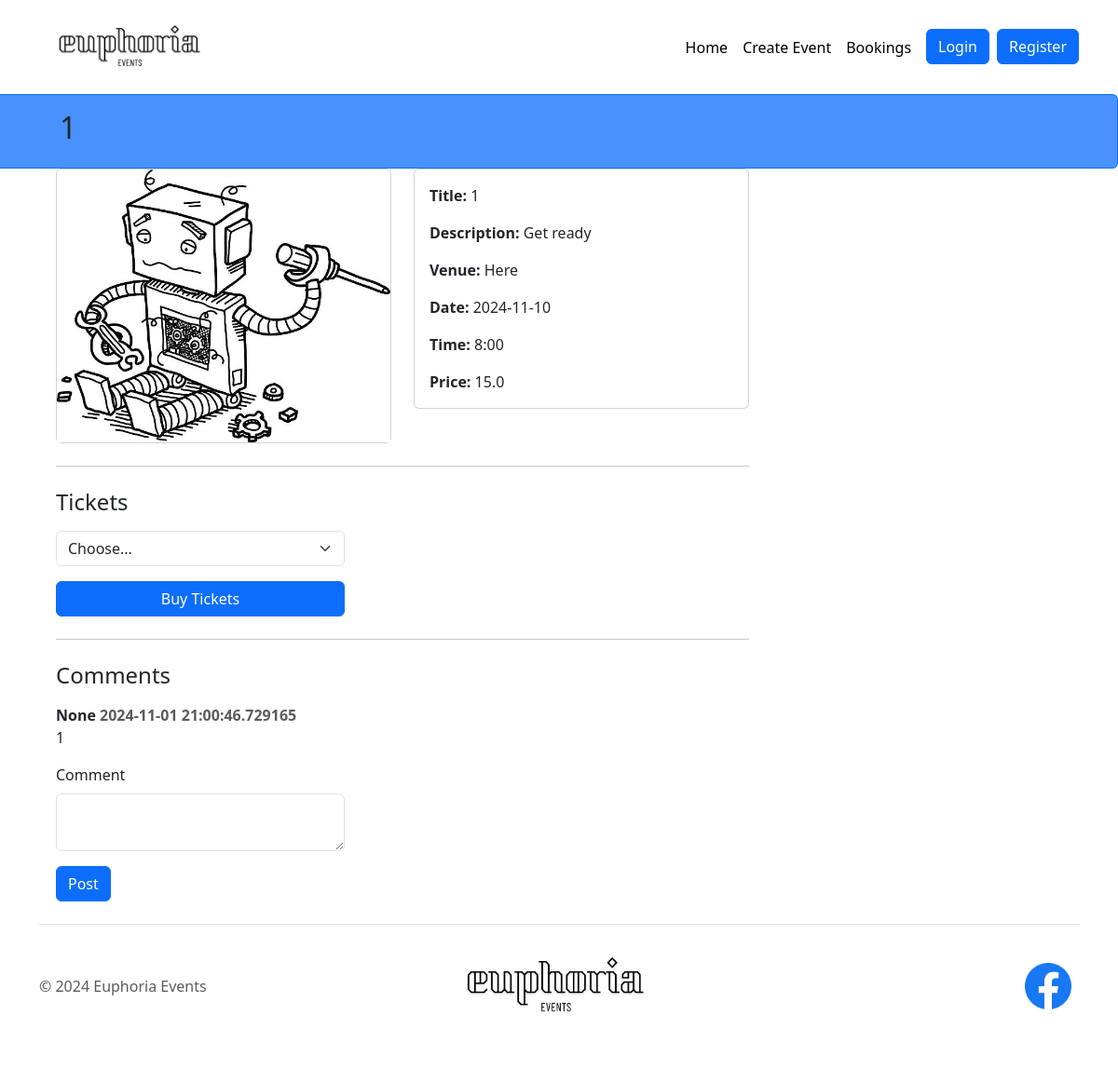
The page /events/1 on the database its author committed.
### concert/models.py (models this page shows, shortened)
class Concert(db.Model):
    __tablename__ = 'events'
    id = db.Column(db.Integer, primary_key=True)
    name = db.Column(db.String(80))
    description = db.Column(db.String(200))
    image = db.Column(db.String(400))
    venue = db.Column(db.String(200))
    date = db.Column(db.String(15))
    time = db.Column(db.String(15))
    price = db.Column(db.Float)  # Change from String to Float
    comments = db.relationship('Comment', backref='concert', lazy=True)

class Comment(db.Model):
    __tablename__ = 'comments'
    id = db.Column(db.Integer, primary_key=True)
    text = db.Column(db.String(400))
    created_at = db.Column(db.DateTime, default=datetime.now)
    user_id = db.Column(db.Integer, db.ForeignKey('users.id'))
    concert_id = db.Column(db.Integer, db.ForeignKey('events.id'))

### concert/upcoming_concerts.py (the view)
@eventbp.route('/<id>')
def show(id):
    concert_instance = db.session.scalar(db.select(Concert).where(Concert.id == id))
    if concert_instance is None:
        flash('Concert not found', 'danger')
        return redirect(url_for('main.index'))
    cform = CommentForm()
    return render_template('events/show.html', concert=concert_instance, cform=cform)

### concert/forms.py
class CommentForm(FlaskForm):
    text = TextAreaField('Comment', [InputRequired()])
    submit = SubmitField('Post')

### templates/events/show.html (shortened to what this page needs)
{% extends "base.html" %}
{% from 'bootstrap5/form.html' import render_form %}
{% block content %}
<div class="p-3 bg-primary bg-opacity-75 border border-primary border-start-0 rounded-end">
  <h2 class="ms-5">{{concert.name}}</h2>
</div>
<div class="container ms-5">
  <div class="col-md-7 col-lg-8">
      <div class="row g-5">
          <div class="col-12">
              <div class="row">
                  <div class="col-sm-6 mb-3 mb-sm-0">
                      <div class="card">
                          <img class="card-img-top" src="{{concert.image}}" alt="Concert Image">
                      </div>
                  </div>
                  <div class="col-sm-6">
                      <div class="card">
                          <div class="card-body">
                              <p class="card-text"><strong>Title:</strong> {{concert.name}}</p>
                              <p class="card-text"><strong>Description:</strong> {{concert.description}}</p>
                              <p class="card-text"><strong>Venue:</strong> {{concert.venue}}</p>
                              <p class="card-text"><strong>Date:</strong> {{concert.date}}</p>
                              <p class="card-text"><strong>Time:</strong> {{concert.time}}</p>
                              <p class="card-text"><strong>Price:</strong> {{concert.price}}</p>
                          </div>
                      </div>
                  </div>
              </div>
              <hr class="my-4">
              <h4 class="mb-3">Tickets</h4>
              <div class="col-md-5">
                  <select class="form-select">
                      <option value="">Choose...</option>
                  </select>
                  <a href="bookings.html" class="w-100 btn btn-primary btn-md">Buy Tickets</a>
              </div>
              <hr class="my-4">
              <h4 class="mb-3">Comments</h4>
              {% for comment in concert.comments %}
                <div class="col-md-12">
                  <b>{{comment.user}} <span class="ml-2 text-muted">{{comment.created_at}}</span></b>
                  <p>{{comment.text}}</p>
                </div>
              {% endfor %}
              <div class="col-md-5">
                <form method="POST" action="{{ url_for('upcoming.comment', id=concert.id) }}">
                    {{ render_form(cform) }}
                </form>
              </div>
          </div>
      </div>
  </div>
</div>
{% endblock %}

### templates/base.html (shortened to what this page needs)
<!doctype html>
<html lang="en">
<head>
    <link href="https://cdn.jsdelivr.net/npm/bootstrap@5.3.3/dist/css/bootstrap.min.css" rel="stylesheet">
</head>
<body>
    <header>
        <nav class="navbar navbar-expand-lg navbar-light bg-white">
            <div class="container">
                <a class="navbar-brand" href="{{ url_for('main.index') }}">
                    <img src="img/logo.png" alt="euphoria events" width="200" height="75">
                </a>
                <div class="collapse navbar-collapse justify-content-end" id="navbarSupportedContent">
                    <ul class="navbar-nav">
                        <li class="nav-item">
                            <a class="nav-link active" aria-current="page" href="{{ url_for('main.index') }}">Home</a>
                        </li>
                        <li class="nav-item">
                            <a class="nav-link active" aria-current="page" href="{{ url_for('upcoming.create') }}">Create Event</a>
                        </li>
                        <li class="nav-item">
                            <a class="nav-link active" aria-current="page" href="{{ url_for('main.bookings') }}">Bookings</a>
                        </li>
                        <li class="nav-item">
                            <a href="{{ url_for('auth.login') }}" type="button" class="flex-shrink-1 btn btn-primary ms-2">Login</a>
                        </li>
                        <li class="nav-item">
                            <a href="{{ url_for('auth.register') }}" type="button" class="flex-shrink-1 btn btn-primary ms-2">Register</a>
                        </li>
                    </ul>
                </div>
            </div>
        </nav>
    </header>
    <main>
        {% block content %}{% endblock %}
    </main>
    <footer class="footer">
        <div class="container">
            <div class="d-flex flex-wrap justify-content-between align-items-center py-3 my-4 border-top">
                <p class="col-md-4 mb-0 text-body-secondary">&copy; 2024 Euphoria Events</p>
                <a class="col-md-4 d-flex align-items-center justify-content-center mb-3 mb-md-0 me-md-auto link-body-emphasis text-decoration-none">
                    <img src="img/logo.png" width="250" height="100">
                </a>
                <ul class="nav col-md-4 justify-content-end">
                    <li class="nav-item">
                        <a class="nav-link px-2 text-body-secondary" href="#">
                            <img src="img/facebook.png" width="50" height="50" alt="Facebook">
                        </a>
                    </li>
                </ul>
            </div>
        </div>
    </footer>
</body>
</html>

### rows shown on the page
Concert: name "1", description "Get ready", venue "Here", date "2024-11-10", time "8:00", price "15.0"
Comment: user "None", created_at "2024-11-01 21:00:46.729165", text "1"
